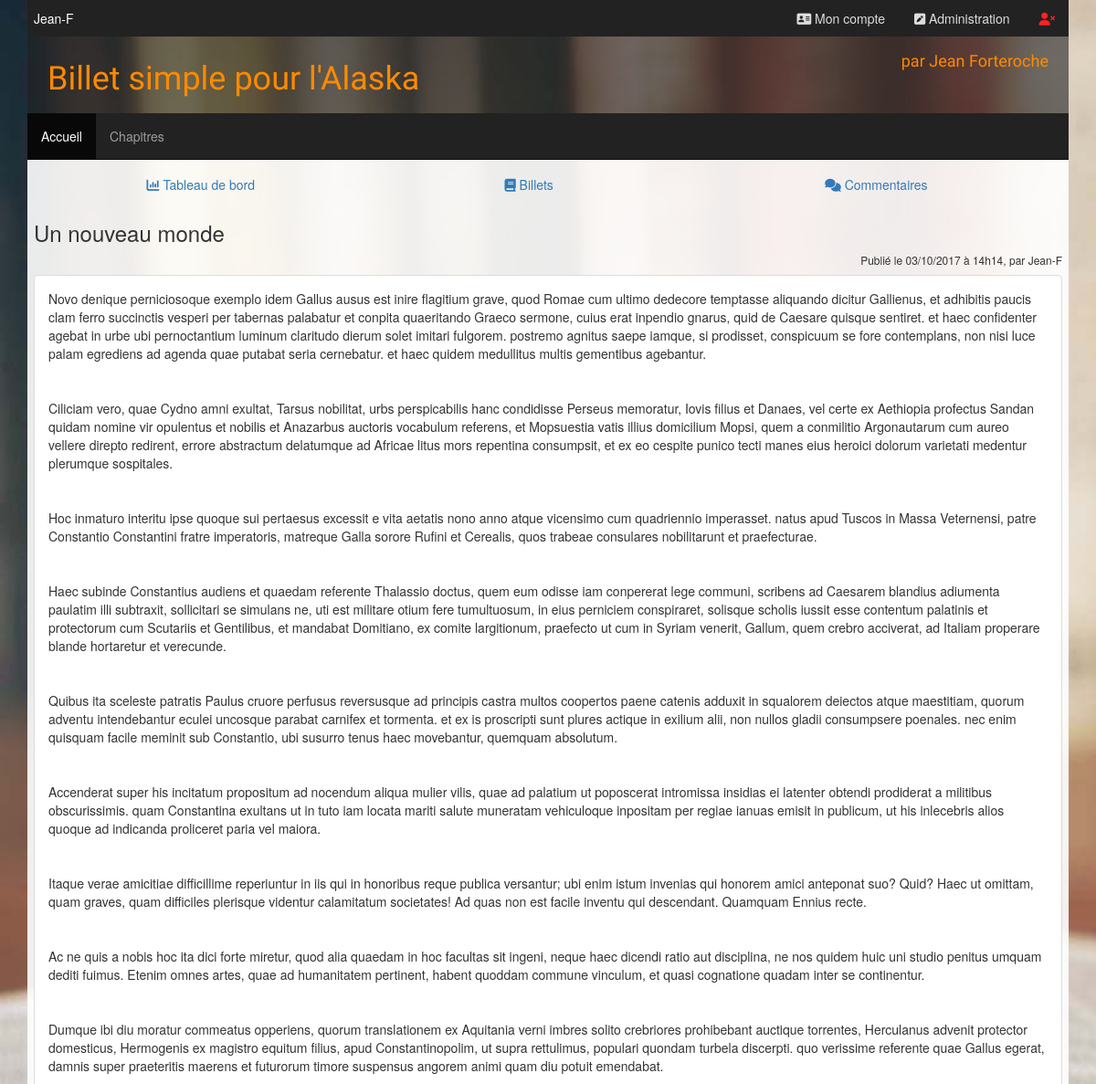
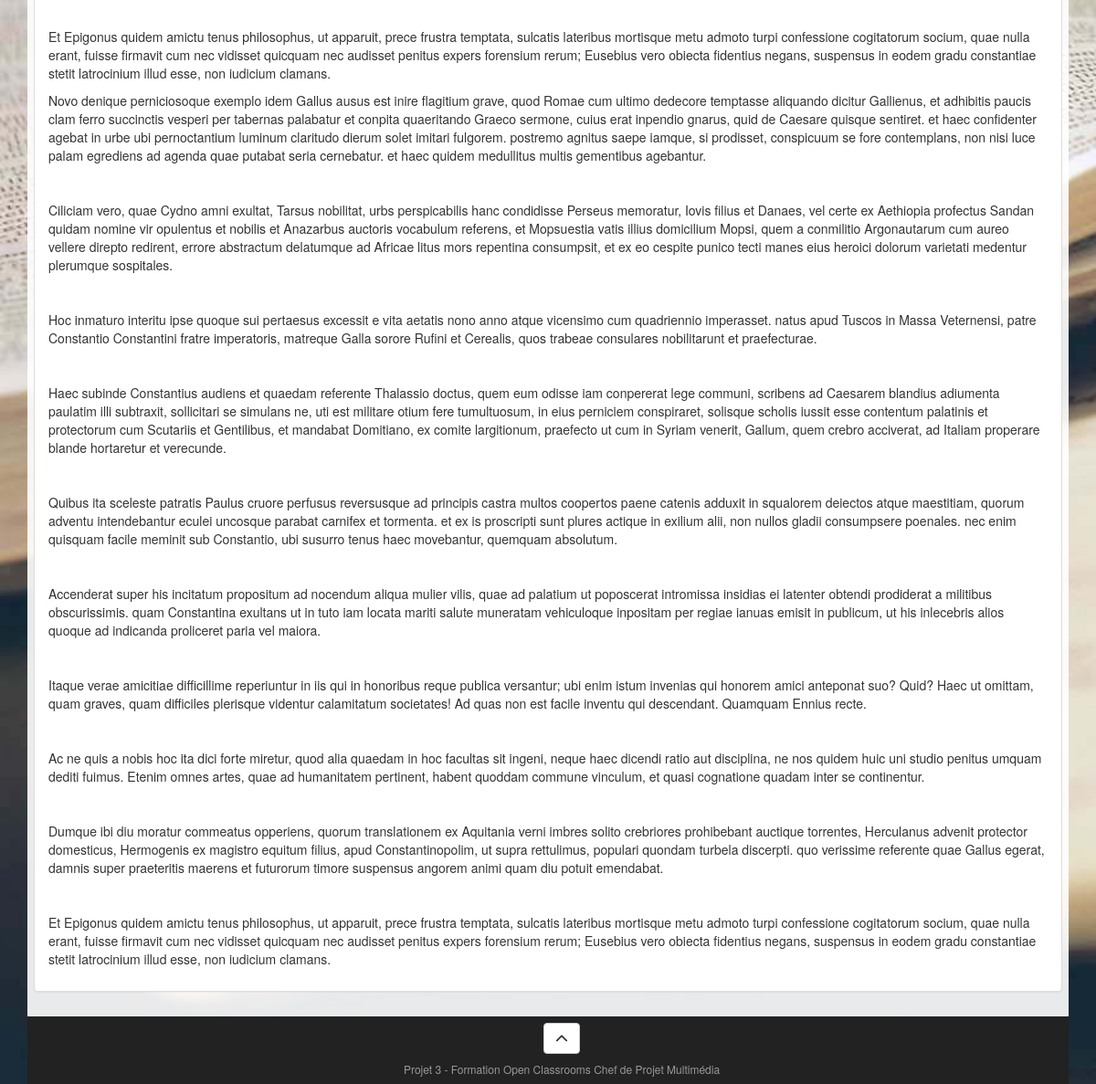
/?module=billets&page=lecture&id=24 (signed in), run on the app's committed database (2 pictures, top to bottom).
### tables this page shows
CREATE TABLE `ocp3_Membres` (
  `id` int(11) NOT NULL,
  `pseudo` varchar(100) NOT NULL,
  `nom` varchar(100) NOT NULL,
  `prenom` varchar(100) NOT NULL,
  `email` varchar(255) NOT NULL,
  `password` varchar(255) NOT NULL,
  `date_create` datetime NOT NULL,
  `date_birth` date DEFAULT NULL,
  `type_id` int(11) NOT NULL,
  `avatar_id` int(11) DEFAULT NULL
);

CREATE TABLE `ocp3_Billets` (
  `id` int(11) NOT NULL,
  `titre` varchar(255) NOT NULL,
  `contenu` text,
  `extrait` text,
  `auteur_id` int(11) NOT NULL,
  `date_publie` datetime NOT NULL,
  `date_modif` datetime DEFAULT NULL,
  `image_id` int(11) DEFAULT NULL,
  `statut` varchar(255) NOT NULL
);

### index.php (called while the page is built, shortened)
<?php
$request = new Request($_SESSION, $_GET, $_POST, $_FILES);
$response = $request->runController();
$response->runResponseAction();
?>

### modules/membres/classes/membremgr.class.php (called while the page is built, shortened)
<?php
class MembreMgr {
	private $_map;
	public function __construct() {
		$this->set_map();
		self::setLastId();
	}
	public function set_map()
	{
		$sql = 'SELECT COLUMN_NAME, DATA_TYPE, CHARACTER_MAXIMUM_LENGTH
				FROM INFORMATION_SCHEMA.COLUMNS
				WHERE TABLE_NAME = "' . self::T_MEMBRES . '" AND TABLE_SCHEMA = "' . self::DB_NAME . '"
				ORDER BY ORDINAL_POSITION';
		$req = SQLmgr::prepare($sql);
		$req->execute();
		if($req->execute() !== FALSE) {
			return $this->_map;
		}
		return FALSE;
	}
	private static function setLastId(int $id = null)
	{
		if (is_null($id))
		{
			$sql = 'SELECT MAX(id) FROM ' . self::TABLE_MEMBRES;
			$req = SQLmgr::prepare($sql);
			$req->execute();
			$id = $req->fetch(PDO::FETCH_ASSOC);
			$id = (int) $id['MAX(id)'];
		}
	}
	public function select(int $id)
	{
		$sql = 'SELECT * FROM ' . self::T_MEMBRES . ' WHERE id = :id';
		$req = SQLmgr::prepare($sql);
		$rep = $req->execute([':id' => $id]);
		$donnees = $req->fetch(PDO::FETCH_ASSOC);
		return new Membre($donnees, FALSE);
	}
}

### core/classes/sqlmgr.class.php (called while the page is built, shortened)
<?php
class SQLmgr {
	protected static $_pdo;
	public static function getPDO() {
		return self::$_pdo;
	}
	protected static function set_pdo() {
		try
		{
			$bdd = 'mysql:host=' . BDD['host'] . ';dbname=' . BDD['name'] . ';charset=utf8';
			self::$_pdo = new PDO($bdd,BDD['login'],BDD['password']);
		}
		catch (PDOException $msg)
		{
			print "Erreur !: " . $msg->getMessage() . "<br />
			>>> vérifier les paramètres du fichier config.sql.php <br />";
			die();
		}
	}
	public static function prepare($sql) {
		return self::getPDO()->prepare($sql);
	}
}

### modules/billets/controllers/lecture.controller.php (called while the page is built, shortened)
<?php
class LectureController {
	public function actionView($request)
	{
		$billetId = $request->get()['id'];
		$billetMgr = new BilletMgr;
		$billet = $billetMgr->select($billetId);
		$membreMgr = new MembreMgr;
		$auteur = $membreMgr->select($billet->get_auteur_id());
		$action = ['displayView' => $request->getViewFilename()];
		$objects = [
			'membre' => $request->getMembre(),
			'billet' => $billet,
			'auteur' => $auteur
		];
		$response = new Response($action, $objects);
		return $response;
	}
}

### core/classes/request.class.php (called while the page is built, shortened)
<?php
class Request {
	protected $_get;
	public function get()				{ return $this->_get; }
	public function getActionName()
	{
		$actionsValides = ['submit'];
		if (!isset($this->get()[self::GET_ACTION]) OR !in_array($this->get()[self::GET_ACTION], $actionsValides))
			{
				return 'view';
			}
		return $this->get()[self::GET_ACTION];
	}
	public function setGet(array $get = null)
	{
		if (!is_null($get))
		{
			$get = str_replace(array('.','/','<','>'), '', $get);
			$this->_get = $get;
		}
	}
	public function runController()
	{
		$controller = new $objectName;
		$actionMethod = 'action' . ucfirst($this->getActionName());
		$response = $controller->$actionMethod($this);
		return $response;
	}
}
?>

### modules/billets/classes/billetmgr.class.php (called while the page is built, shortened)
<?php
class BilletMgr {
	private static $_map;
	public function __construct() {
		self::set_map();
		self::set_last_billets_id();
	}
	private static function set_map()							{ return self::setteur_map(); 					}
	private static function set_last_billets_id($id = null)		{ return self::setteur_last_billets_id($id); 	}
	private static function setteur_map()
	{
		if (!isset(self::$_map))
		{
			$sql = 'SELECT COLUMN_NAME, DATA_TYPE, CHARACTER_MAXIMUM_LENGTH
					FROM INFORMATION_SCHEMA.COLUMNS
					WHERE TABLE_NAME = "' . self::TABLE_BILLETS . '" AND TABLE_SCHEMA = "' . self::DB_NAME . '"
					ORDER BY ORDINAL_POSITION';
			$req = SQLmgr::prepare($sql);
			if($req->execute() !== FALSE) {
				while($mapping = $req->fetch())
				{
					self::$_map[$mapping["COLUMN_NAME"]] = $mapping["DATA_TYPE"] . ',' . $mapping['CHARACTER_MAXIMUM_LENGTH'];
				}
			}
		}
		return self::$_map;
	}
	private static function setteur_last_billets_id($id = null)
	{
		if (is_null($id))
		{
			$sql = 'SELECT MAX(id) FROM ' . self::TABLE_BILLETS;
			$req = SQLmgr::prepare($sql);
			$req->execute();
			$id = $req->fetch(PDO::FETCH_ASSOC);
			$id = (int) $id['MAX(id)'];
		}
	}
	public function select(int $id)
	{
		$sql = 'SELECT id,
			titre,
			contenu,
			extrait,
			auteur_id,
			DATE_FORMAT(date_publie, "%d/%m/%Y à %k\h%H") AS date_publie,
			DATE_FORMAT(date_modif, "%d/%m/%Y à %k\h%H") AS date_modif,
			image_id,
			statut
				FROM ' . self::TABLE_BILLETS . '
				WHERE id=' . $id;
		$req = SQLmgr::prepare($sql);
		$rep = $req->execute();
		$donnees = $req->fetch(PDO::FETCH_ASSOC);
		$billet = New Billet;
		$billet->setValues($donnees);
		return $billet;
	}
}

### modules/membres/classes/membre.class.php (called while the page is built, shortened)
<?php
class Membre {
	protected $_pseudo;
	protected $_admin;
	public function get_pseudo() 				{ return $this->_pseudo; 			}
	public function is_admin()					{ return $this->_admin;				}
	public function set_pseudo($pseudo) {
		if(is_string($pseudo) AND strlen($pseudo) <= self::PSEUDO_MAX_LENGHT)
		{
			$pseudo = htmlspecialchars($pseudo);
			$pseudo = trim($pseudo);
			$char_limit = strlen($pseudo) - 1;
			$pattern = '#^[a-zA-Z]{1}[a-zA-Z0-9_-]{' . $char_limit .'}#';
			if (preg_match($pattern, $pseudo) AND strlen($pseudo) >= self::PSEUDO_MIN_LENGHT)
			{
				$this->_pseudo = $pseudo;
				return TRUE;
			}
		}
		return FALSE;
	}
	public function set_admin($type) {
		if ($type == 1)
		{
			$this->_admin = TRUE;
			return TRUE;
		}
		else
		{
			$this->_admin = FALSE;
			return TRUE;
		}
	}
}

### core/functions/common.php (called while the page is built, shortened)
<?php
function gene_autoload(string $dossier, $class)
{
	$file = $dossier . strtolower($class) . '.class.php';
}
function autoload_modules($class)
{
	$dir = SITE_ROOT . 'modules/';
	$modules = scandir($dir);
}

### modules/billets/classes/billet.class.php (called while the page is built, shortened)
<?php
class Billet {
	public function set_id($id)						{ return $this->setteur_id($id); 				}
	public function set_titre($text)				{ return $this->setteur_titre($text); 			}
	public function set_contenu($text)				{ return $this->setteur_contenu($text); 		}
	public function set_extrait($text)				{ return $this->setteur_extrait($text); 		}
	public function set_auteur_id($id)				{ return $this->setteur_auteur_id($id); 		}
	public function set_date_publie($date)			{ return $this->setteur_date_publie($date); 	}
	public function set_date_modif($date)			{ return $this->setteur_date_modif($date); 		}
	protected function setteur_id($id)
	{
		$id = (int) $id;
		if (is_int($id) AND $id > 0)
		{
			return TRUE;
		}
		return FALSE;
	}
	protected function setteur_titre($text)
	{
		if (is_string($text) AND $text <> '' and strlen($text) <= self::TITRE_MAX_LENGHT)
		{
			$text = htmlspecialchars($text);
			return TRUE;
		}
		return FALSE;
	}
	protected function setteur_contenu($text)
	{
		if (is_string($text) AND $text <> '')
		{
			$forbidden_tags = array('<script>', '</script>', '<?php', '<?=', '?>');
			return TRUE;
		}
		return FALSE;
	}
	protected function setteur_extrait($text)
	{
		if (is_string($text) AND $text != '')
		{
			$text = htmlspecialchars($text);
			return TRUE;
		}
		return TRUE;
	}
	protected function setteur_auteur_id($id)
	{
		$id = (int) $id;
		if (is_int($id) AND $id > 0)
		{
			return TRUE;
		}
		return FALSE;
	}
	protected function setteur_date_publie($date)
	{
		return TRUE;
	}
	protected function setteur_date_modif($date)
	{
		return TRUE;
	}
	public function setValues(array $donnees) {
		foreach ($donnees as $key => $value)
		{
			$method = 'set_' . $key;
		}
		return $this;
	}
}

### modules/billets/views/lecture.view.php (the view, shortened to what this page needs)
<section>
	<h3><?= $billet->get_titre(); ?></h3>
	<h6 class="text-right">Publié le <?= $billet->get_date_modif(); ?>, par <?= $auteur->get_pseudo(); ?></h6>
	<div class="panel panel-default">
		<div class="panel-body"><?= $billet->get_contenu(); ?></div>
	</div>
</section>

### themes/default/header.php (shortened to what this page needs)
<?php
$active['compte'] = '';
$active['home'] = '';
$active['deconnexion'] = '';
$active['connexion'] = '';
$active['inscription'] = '';
$active['controlpanel'] = '';
if(isset($_GET['page']))
{
  $active[$_GET['page']] = 'class="active"';
}
else
{
  $active['home'] = 'class="active"';
}
?>
<!doctype html>
<html lang="fr">
<head>
  <link rel="stylesheet" href="https://maxcdn.bootstrapcdn.com/bootstrap/3.3.7/css/bootstrap.min.css">
  <link rel="stylesheet" href="themes/default/style.css">
</head>
<body>
  <header class="container">
    <div id="nav-user">
      <div class="row">
        <div class="col-xs-6 col-sm-6">
          <p class="user-nav-text">
            <?= (isset($membre)) ? $membre->get_pseudo() : ''; ?>
          </p>
        </div>
        <div class="col-xs-6 col-sm-6">
          <ul class="nav nav-pills pull-right">
            <?php
              if (!isset($membre)) {
            ?>
            <li role="presentation" <?php echo $active['connexion']; ?>><a href="?module=membres&page=connexion" title="Se connecter"><i class="fa fa-user user-connexion-icon user-icon" aria-hidden="true"></i></a></li>
            <li role="presentation" <?php echo $active['inscription']; ?>><a href="?module=membres&page=inscription" title="S'inscrire"><i class="fa fa-user-plus user-inscription-icon user-icon" aria-hidden="true"></i></a></li>
            <?php
              } else {
            ?>
            <li role="presentation" <?php echo $active['compte']; ?>><a href="?module=membres&page=compte" title="Consulter son compte"><i class="fa fa-address-card user-compte-icon user-icon" aria-hidden="true"></i> Mon compte</a></li>
            <?php if ($membre->is_admin()) :  ?>
              <li role="presentation" <?php echo $active['controlpanel']; ?>><a href="?module=admin&page=controlpanel" title="Panneau d'administration"><i class="fa fa-pencil-square user-compte-icon user-icon" aria-hidden="true"></i> Administration</a></li>
            <?php endif ?>
            <li role="presentation" <?php echo $active['deconnexion']; ?>><a href="?module=membres&page=deconnexion" title="Se déconnecter"><i class="fa fa-user-times user-deconnexion-icon" aria-hidden="true"></i></a></li>
            <?php
              }
            ?>
          </ul>
        </div>
      </div>
    </div>
    <div class="row header-logo-background">
      <h1 class="logo-text col-xs-12 col-sm-7">Billet simple pour l'Alaska</h1>
      <h4 class="logo-text col-xs-12 col-sm-5 text-right">par Jean Forteroche</h4>
    </div>
  </header>

### themes/default/style.css (style rules this page uses)
body { background-image: url("images/background.jpg"); background-position: top fixed; background-attachment: fixed; background-size: cover; background-repeat: none; }
#nav-user { background-color: #222; }
.user-icon:before { color: #ddd; }
#nav-user .nav-pills li a { color: #ddd; }
.user-deconnexion-icon:before { color: #ff2222; }
.user-nav-text { margin-top: 10px; margin-left: 0.5em; color: #fff; }
.logo-text, .navbar-brand { font-family: 'Sedgwick Ave', cursive; }
.header-logo-background { margin-left: 0px !important; margin-right: 0px !important; padding: 0.5em; background-color: rgba(34,34,34,0.6); color: rgb(255,138,0); }

### data on the page
ocp3_membres: pseudo "Jean-F"
ocp3_billets: titre "Un nouveau monde", contenu "Novo denique perniciosoque exemplo idem Gallus ausus est inire flagitium grave, quod Romae cum ultimo dedecore temptasse aliquando dicitur Gallienus, et adhibitis paucis clam ferro succinctis vesperi per tabernas palabatur et conpita quaeritando Graeco sermone, cuius erat inpendio gnarus, quid de Caesare quisque sentiret. et haec confidenter agebat in urbe ubi pernoctantium luminum claritudo dierum solet imitari fulgorem. postremo agnitus saepe iamque, si prodisset, conspicuum se fore contemplans, non nisi luce palam egrediens ad agenda quae putabat seria cernebatur. et haec quidem medullitus multis gementibus agebantur. Ciliciam vero, quae Cydno amni exultat, Tarsus nobilitat, urbs…"

### other printed values
$billet->get_date_modif() "03/10/2017 à 14h14"
